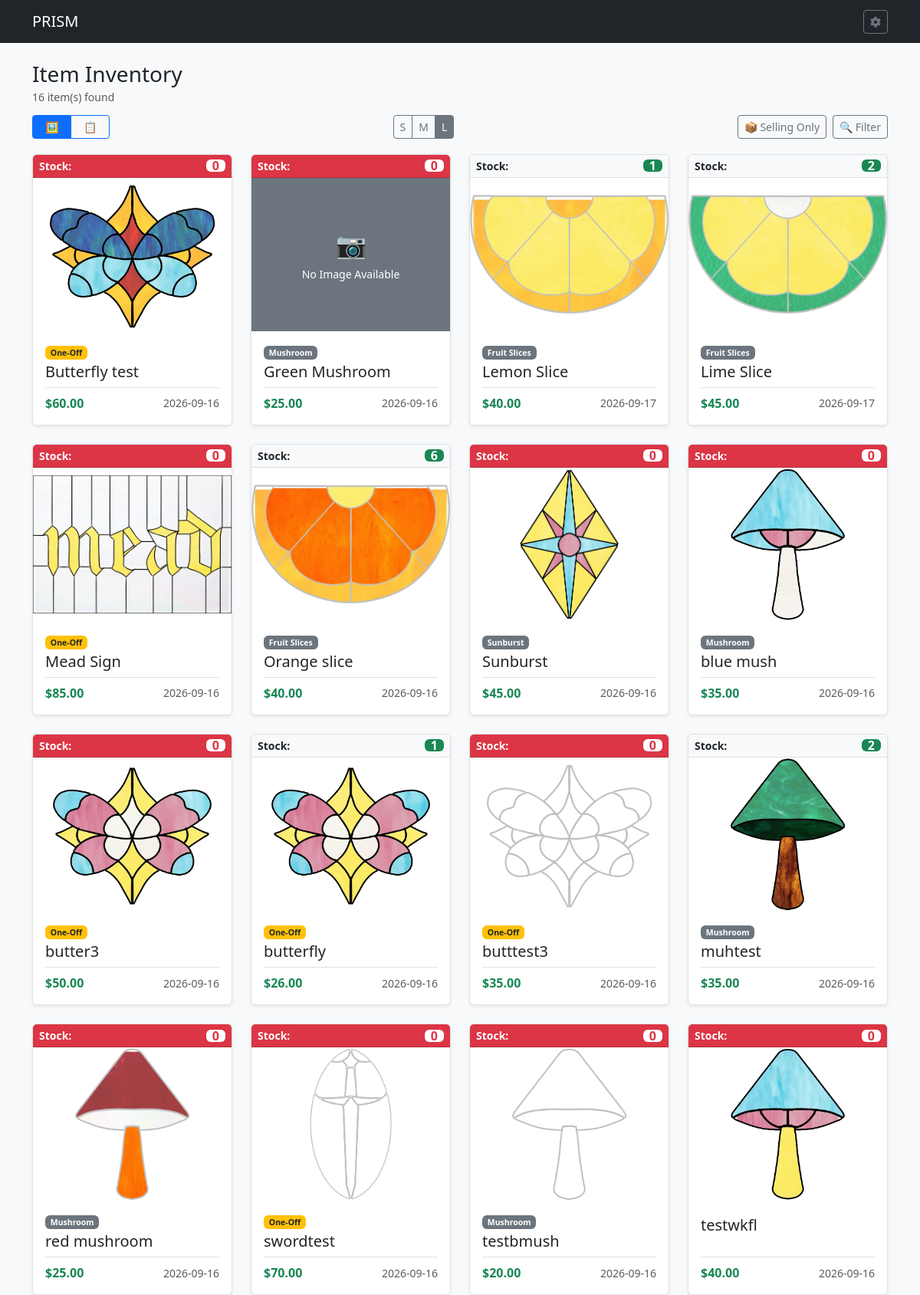
/item/inventory, run on the app's committed database.
### tables this page shows
CREATE TABLE IPC (
    ITEMID INTEGER,                           	--Item ID
    ITMPRICE NUMERIC,                         	--Item Price
    STDATE TEXT,                              	--Start Date
    ENDDATE TEXT,                             	--End Date

    FOREIGN KEY (ITEMID) REFERENCES ITM(ITEMID) ON DELETE CASCADE ON UPDATE CASCADE

);

CREATE TABLE ITM (

    ITEMID INTEGER PRIMARY KEY AUTOINCREMENT,	--Item ID
    ITMNAME TEXT,				--Item Name
    ITMIMG TEXT,				--Item Image
    ONEOFF INTEGER,				--One off Item
    VARIAT INTEGER,				--Is Variation Boolean
    ITMGRP TEXT,				--Item Group
    CURRENT INTEGER,				--Currently Being Sold Bool
    ITMPTRN TEXT,				--Item Pattern Image
    ITMSVG TEXT,				--Item SVG
    ITMNOTE TEXT,				--Item Notes
    ITMLEN TEXT,				--Item Length
    ITMWID TEXT,				--Item Width
    IMISLDR INTEGER,				--Item Solder IMI ID
    IMICAME INTEGER,				--Item CAME IMI ID
    IMIFOIL INTEGER,				--Item Foil IMI ID
    IMICHAIN INTEGER,				--Item Chain IMI ID
    IMIRING INTEGER,				--Item Ring IMI ID
    IMIWIRE INTEGER,				--Item Wire IMI ID
    PARENT INTEGER,				--Parent Item ID
    PATINA TEXT,				--Patina Type
    ISACTIVE INTEGER,				--Is Active Item

    FOREIGN KEY (ITMGRP) REFERENCES IGP(ITMGRP) ON DELETE SET NULL ON UPDATE CASCADE,
    FOREIGN KEY (IMISLDR) REFERENCES IMI(IMIID) ON DELETE SET NULL ON UPDATE CASCADE,
    FOREIGN KEY (IMICAME) REFERENCES IMI(IMIID) ON DELETE SET NULL ON UPDATE CASCADE,
    FOREIGN KEY (IMIFOIL) REFERENCES IMI(IMIID) ON DELETE SET NULL ON UPDATE CASCADE,
    FOREIGN KEY (IMICHAIN) REFERENCES IMI(IMIID) ON DELETE SET NULL ON UPDATE CASCADE,
    FOREIGN KEY (IMIRING) REFERENCES IMI(IMIID) ON DELETE SET NULL ON UPDATE CASCADE,
    FOREIGN KEY (IMIWIRE) REFERENCES IMI(IMIID) ON DELETE SET NULL ON UPDATE CASCADE,
    FOREIGN KEY (PATINA) REFERENCES PATINA(PATINA) ON DELETE SET NULL ON UPDATE CASCADE
);

### routes/item_routes.py (the view)
@item_bp.route('/item/inventory', methods=['GET'])
def item_inventory():
    db = get_db()
    sort_by = request.args.get('sort_by', 'ITMNAME')
    order = request.args.get('order', 'asc').lower()
    if order not in ['asc', 'desc']:
        order = 'asc'
    q = request.args.get('q', '').strip()
    itmgrp = request.args.get('itmgrp', '').strip()
    stock_filter = request.args.get('stock_filter', '').strip()
    stock_display_mode = request.args.get('stock_display', 'selling')  # Default to currently selling items
    is_active = request.args.get('is_active', '1').strip()
    oneoff = request.args.get('oneoff', '').strip()
    sql_sort_column = {
        'ITEMID': 'ITEMID',
        'ITMNAME': 'ITMNAME',
        'ITMGRP': 'ITMGRP',
        'CURRENT_STOCK': 'CURRENT_STOCK',
        'CURRENT': 'CURRENT',
        'LAST_UPDATED': 'LAST_UPDATED'
    }.get(sort_by, 'ITMNAME')
    where_clauses = []
    params = []
    if is_active != 'all':
        where_clauses.append("i.ISACTIVE = ?")
        params.append(1 if is_active == '1' else 0)
    if stock_display_mode == 'selling':
        where_clauses.append("i.CURRENT = 1")
    elif stock_display_mode == 'inactive_selling':
        where_clauses.append("i.CURRENT = 0")
    if q:
        where_clauses.append("(i.ITMNAME LIKE ? OR i.ITMNOTE LIKE ?)")
        params.extend([f"%{q}%", f"%{q}%"])
    if itmgrp:
        where_clauses.append("i.ITMGRP = ?")
        params.append(itmgrp)
    if oneoff:
        where_clauses.append("i.ONEOFF = ?")
        params.append(1 if oneoff == '1' else 0)
    where_sql = f"WHERE {' AND '.join(where_clauses)}" if where_clauses else ""
    stock_where_clauses = []
    if stock_filter == 'out':
        stock_where_clauses.append("CURRENT_STOCK = 0")
    elif stock_filter == 'in':
        stock_where_clauses.append("CURRENT_STOCK > 0")
    stock_where_sql = f"WHERE {' AND '.join(stock_where_clauses)}" if stock_where_clauses else ""
    query = f"""

        SELECT ITEMID, ITMNAME, ITMGRP, ITMLEN, ITMWID, ONEOFF, CURRENT,

               ITMIMG, ITMNOTE, ISACTIVE, ITMPRICE, CURRENT_STOCK, LAST_UPDATED

        FROM (

            SELECT ITEMID, ITMNAME, ITMGRP, ITMLEN, ITMWID, ONEOFF, CURRENT,

                   ITMIMG, ITMNOTE, ISACTIVE, ITMPRICE, CURRENT_STOCK, LAST_UPDATED

            FROM (

                SELECT i.ITEMID, i.ITMNAME, i.ITMGRP, i.ITMLEN, i.ITMWID, i.ONEOFF, i.CURRENT,

                       i.ITMIMG, i.ITMNOTE, i.ISACTIVE, p.ITMPRICE,

                       COALESCE((

                           SELECT ii.ITMSTOCK FROM ITMINV ii

                           WHERE ii.ITEMID = i.ITEMID

                           ORDER BY ii.TS DESC, ii.ITMTRNID DESC LIMIT 1

                       ), 0) AS CURRENT_STOCK,

                       (

                           SELECT ii.TS FROM ITMINV ii

                           WHERE ii.ITEMID = i.ITEMID

                           ORDER BY ii.TS DESC, ii.ITMTRNID DESC LIMIT 1

                       ) AS LAST_UPDATED

                FROM ITM i

                LEFT JOIN (

                    SELECT ITEMID, ITMPRICE

                    FROM IPC

                    WHERE ENDDATE IS NULL OR ENDDATE >= DATE('now')

                ) p ON i.ITEMID = p.ITEMID

                {where_sql}

            ) inner_sub

        ) sub

        {stock_where_sql}

        ORDER BY {sql_sort_column} {order.upper()}

    """
    inventory_items = db.execute(query, params).fetchall()
    groups = db.execute("SELECT DISTINCT ITMGRP FROM ITM WHERE ITMGRP IS NOT NULL AND ITMGRP != '' ORDER BY ITMGRP ASC").fetchall()
    return render_template(
        'item_inventory.html',
        inventory_items=inventory_items,
        groups=groups,
        current_sort=sort_by,
        current_order=order,
        today_date=date.today().isoformat(),
        filters={
            'q': q,
            'itmgrp': itmgrp,
            'stock_filter': stock_filter,
            'stock_display': stock_display_mode,
            'is_active': is_active,
            'oneoff': oneoff
        }
    )

### app.py (called while the page is built)
def get_db():
    conn = sqlite3.connect(DATABASE)
    conn.row_factory = sqlite3.Row
    conn.execute("PRAGMA foreign_keys = ON;")
    return conn

### routes/item_routes.py (called while the page is built)
def get_db():
    from __main__ import get_db
    return get_db()

### templates/item_inventory.html (shortened to what this page needs)
{% extends 'base.html' %}
{% block content %}
<div class="mb-2">
    <h2 class="mb-0 fs-3">Item Inventory</h2>
    <small class="text-muted">{{ inventory_items|length }} item(s) found</small>
</div>
<div class="d-flex justify-content-between align-items-center mb-3 flex-nowrap overflow-x-auto gap-3 py-1">
    <div class="btn-group btn-group-sm flex-shrink-0" role="group" aria-label="Layout View Toggle">
        <button type="button" id="btnViewVisual" class="btn btn-outline-primary active px-3" onclick="switchViewMode('visual')" title="Visual Gallery View">
            🖼️
        </button>
        <button type="button" id="btnViewList" class="btn btn-outline-primary px-3" onclick="switchViewMode('list')" title="Compact List View">
            📋
        </button>
    </div>
    <div id="sizeToggleWrapper" class="btn-group btn-group-sm flex-shrink-0" role="group" aria-label="Card Size Toggle">
        <label class="btn btn-outline-secondary" for="sizeS">S</label>
        <label class="btn btn-outline-secondary" for="sizeM">M</label>
        <label class="btn btn-outline-secondary" for="sizeL">L</label>
    </div>
    <div class="d-flex align-items-center gap-2 flex-shrink-0">
        {% set stock_mode = filters.stock_display | default('selling') %}
        <button type="button" id="stockDisplayToggleBtn" class="btn btn-outline-secondary btn-sm text-nowrap" onclick="cycleStockDisplay()" title="Cycle stock status">
            📦 <span class="d-none d-md-inline">
                {% if stock_mode == 'selling' %}Selling Only
                {% elif stock_mode == 'all' %}Show All
                {% else %}Inactive/Other{% endif %}
            </span>
        </button>
        <button type="button" class="btn btn-outline-secondary btn-sm text-nowrap" data-bs-toggle="modal" data-bs-target="#filterModal">
            🔍 Filter
        </button>
    </div>
</div>
<div id="visualViewContainer">
    <div id="inventoryGridContainer" class="row row-cols-1 g-3 size-l">
        {% for item in inventory_items %}
        {% set stock = item.CURRENT_STOCK if item.CURRENT_STOCK is not none else 0 %}
        {% set img_src = item.ITMIMG %}
        {% if img_src %}
            {% if not img_src.startswith('http') and not img_src.startswith('/') and not img_src.startswith('static/') %}
                {% set img_src = 'static/' + img_src %}
            {% endif %}
        {% endif %}
        <div class="col">
            <div class="card h-100 shadow-sm border position-relative">
                <div class="card-header py-1 px-2 d-flex justify-content-between align-items-center
                    {% if stock <= 0 %}bg-danger text-white{% else %}bg-light text-dark border-bottom{% endif %}">
                    <span class="small fw-bold">Stock:</span>
                    <span class="badge {% if stock <= 0 %}bg-white text-danger{% else %}bg-success text-white{% endif %} fs-6 px-2 py-0">
                        {{ stock }}
                    </span>
                </div>
                <div class="text-center overflow-hidden position-relative card-img-container">
                    {% if img_src %}
                        {% set resolved_img_url = url_for('static', filename=img_src.replace('static/', '')) if img_src.startswith('static/') else img_src %}
                        <a href="javascript:void(0);" data-bs-toggle="modal" data-bs-target="#imagePreviewModal"
                           data-imgsrc="{{ resolved_img_url }}" data-itemname="{{ item.ITMNAME }}">
                            <img src="{{ resolved_img_url }}" class="w-100 h-100" style="object-fit: contain; transition: transform 0.2s;" alt="{{ item.ITMNAME }}"
                                 onmouseover="this.style.transform='scale(1.02)';" onmouseout="this.style.transform='scale(1.00)';">
                        </a>
                    {% else %}
                        <div class="w-100 h-100 d-flex flex-column align-items-center justify-content-center bg-secondary text-white">
                            <span style="font-size: 2rem;">📷</span>
                            <small class="mt-1">No Image Available</small>
                        </div>
                    {% endif %}
                </div>
                <div class="card-body d-flex flex-column">
                    <div class="mb-1 text-muted small">
                        {% if item.ITMGRP %}<span class="badge bg-secondary">{{ item.ITMGRP }}</span>{% endif %}
                        {% if item.ONEOFF %}<span class="badge bg-warning text-dark">One-Off</span>{% endif %}
                    </div>
                    <h5 class="card-title mb-2">
                        <a href="{{ url_for('item_bp.item_detail', item_id=item.ITEMID) }}" class="text-decoration-none text-dark stretched-link">
                            {{ item.ITMNAME }}
                        </a>
                    </h5>
                    <div class="mt-auto pt-2 border-top d-flex justify-content-between align-items-center">
                        <span class="fw-bold text-success">
                            {% if item.ITMPRICE %}${{ "%.2f"|format(item.ITMPRICE) }}{% else %}—{% endif %}
                        </span>
                        <span class="text-muted small">
                            {% if item.LAST_UPDATED %}{{ item.LAST_UPDATED.split('T')[0].split(' ')[0] }}{% else %}Never{% endif %}
                        </span>
                    </div>
                </div>
            </div>
        </div>
        {% endfor %}
    </div>
</div>
{% endblock %}

### templates/item_inventory.html (style rules this page uses)
#inventoryGridContainer.size-l { --img-height: 200px; font-size: 1rem; }
#inventoryGridContainer.size-l .card-body { padding: 1rem; }
#inventoryGridContainer.size-l .card-title { font-size: 1.25rem; margin-bottom: 0.5rem !important; }
#inventoryGridContainer .card-img-container { height: var(--img-height, 200px); transition: height 0.2s ease-in-out; }

### data on the page
IPC: stock "0", shows a picture, shows "One-Off", ITMNAME "Butterfly test", ITMPRICE "60.00", LAST_UPDATED "2026-09-16"
ITM: ONEOFF "0", shows "No Image Available", ITMGRP "Mushroom", ITMNAME "Green Mushroom", ITMPRICE "25.00", LAST_UPDATED "2026-09-16"
ITM: stock "1", shows a picture, ITMGRP "Fruit Slices", ITMNAME "Lemon Slice", ITMPRICE "40.00", LAST_UPDATED "2026-09-17"
ITM: stock "2", shows a picture, ITMGRP "Fruit Slices", ITMNAME "Lime Slice", ITMPRICE "45.00", LAST_UPDATED "2026-09-17"
IPC: stock "0", shows a picture, shows "One-Off", ITMNAME "Mead Sign", ITMPRICE "85.00", LAST_UPDATED "2026-09-16"
ITM: stock "6", shows a picture, ITMGRP "Fruit Slices", ITMNAME "Orange slice", ITMPRICE "40.00", LAST_UPDATED "2026-09-16"
ITM: ONEOFF "0", ITMNAME (picture), ITMGRP "Sunburst", ITMNAME "Sunburst", ITMPRICE "45.00", LAST_UPDATED "2026-09-16"
ITM: ONEOFF "0", shows a picture, ITMGRP "Mushroom", ITMNAME "blue mush", ITMPRICE "35.00", LAST_UPDATED "2026-09-16"
IPC: stock "0", ITMNAME (picture), shows "One-Off", ITMNAME "butter3", ITMPRICE "50.00", LAST_UPDATED "2026-09-16"
IPC: ITEMID "1", ITMNAME (picture), shows "One-Off", ITMNAME "butterfly", ITMPRICE "26.00", LAST_UPDATED "2026-09-16"
ITM: stock "0", ITMNAME (picture), ONEOFF "One-Off", ITMNAME "butttest3", ITMPRICE "35.00", LAST_UPDATED "2026-09-16"
ITM: stock "2", ITMNAME (picture), ITMGRP "Mushroom", ITMNAME "muhtest", ITMPRICE "35.00", LAST_UPDATED "2026-09-16"
ITM: ONEOFF "0", shows a picture, ITMGRP "Mushroom", ITMNAME "red mushroom", ITMPRICE "25.00", LAST_UPDATED "2026-09-16"
IPC: stock "0", ITMNAME (picture), shows "One-Off", ITMNAME "swordtest", ITMPRICE "70.00", LAST_UPDATED "2026-09-16"
IPC: stock "0", ITMNAME (picture), ITMGRP "Mushroom", ITMNAME "testbmush", ITMPRICE "20.00", LAST_UPDATED "2026-09-16"
ITM: ONEOFF "0", ITMNAME (picture), ITMNAME "testwkfl", ITMPRICE "40.00", LAST_UPDATED "2026-09-16"

### other printed values
{{ inventory_items|length }} "16"
